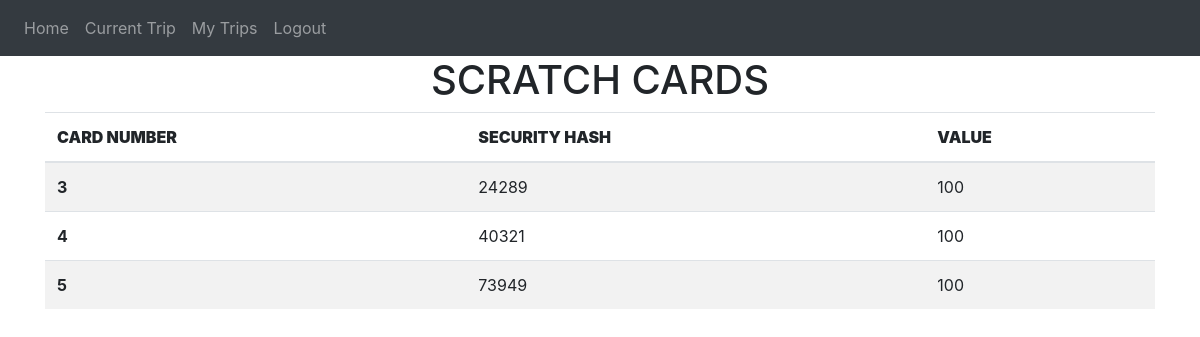
/admin-utility-view-scratch-cards (signed in), run on the app's committed database.
### website/models.py (models this page shows)
class Scratch_card(db.Model,UserMixin):
    id = db.Column(db.Integer , primary_key = True)
    card_number =db.Column(db.Integer)
    security_hash = db.Column(db.Integer)
    value = db.Column(db.Integer)
    status = db.Column(db.String(1))
    user_id = db.Column(db.Integer , db.ForeignKey('user.id'))
    date = db.Column(db.String(10))

### website/views.py (the view)
@views.route("/admin-utility-view-scratch-cards" , methods = ['GET','POST'] )
@login_required
def admin_utility_view_scratch_cards():
    scratch_cards = Scratch_card.query.filter_by(status="N").all()
    return render_template("admin_view_scratch_cards.html" , user= current_user , scratch_cards = scratch_cards)

### website/__init__.py (called while the page is built)
def create_app():
    app = Flask(__name__)
    app.config['SECRET_KEY'] = '#itsactuallyapassword'
    app.config['SQLALCHEMY_DATABASE_URI'] = f'sqlite:///{DB_NAME}'
    db.init_app(app)
    from .views import views
    from .auth import auth
    app.register_blueprint(views, url_prefix='/')
    app.register_blueprint(auth, url_prefix='/')
    from .models import User, Conductor_details
    create_database(app)
    login_manager = LoginManager()
    login_manager.login_view = 'auth.login'
    login_manager.init_app(app)
    @login_manager.user_loader
    def load_user(id):
        return User.query.get(int(id))
    return app

### website/templates/admin_view_scratch_cards.html (shortened to what this page needs)
{% extends "base.html" %}
{% block content %}
<div>
    <div>
        <h1 align = "center">SCRATCH CARDS</h1>
      <table class="table table-striped">
        <thead>
          <tr>
            <th scope="col" ><b>CARD NUMBER</b></th>
            <th scope="col"><b>SECURITY HASH</b></th>
            <th scope="col"><b>VALUE</b></th>
          </tr>
        </thead>
        <tbody>
          {%for s in scratch_cards %}
          <tr>
            <th>{{s.card_number}}</th>
            <td>{{s.security_hash}}</td>
            <td>{{s.value}}</td>
          </tr>
          {%endfor%}
        </tbody>
      </table>
    </div>
</div>
{% endblock %}

### data on the page
Scratch_card: card_number "3", security_hash "24289", value "100"
Scratch_card: card_number "4", security_hash "40321", value "100"
Scratch_card: card_number "5", security_hash "73949", value "100"
